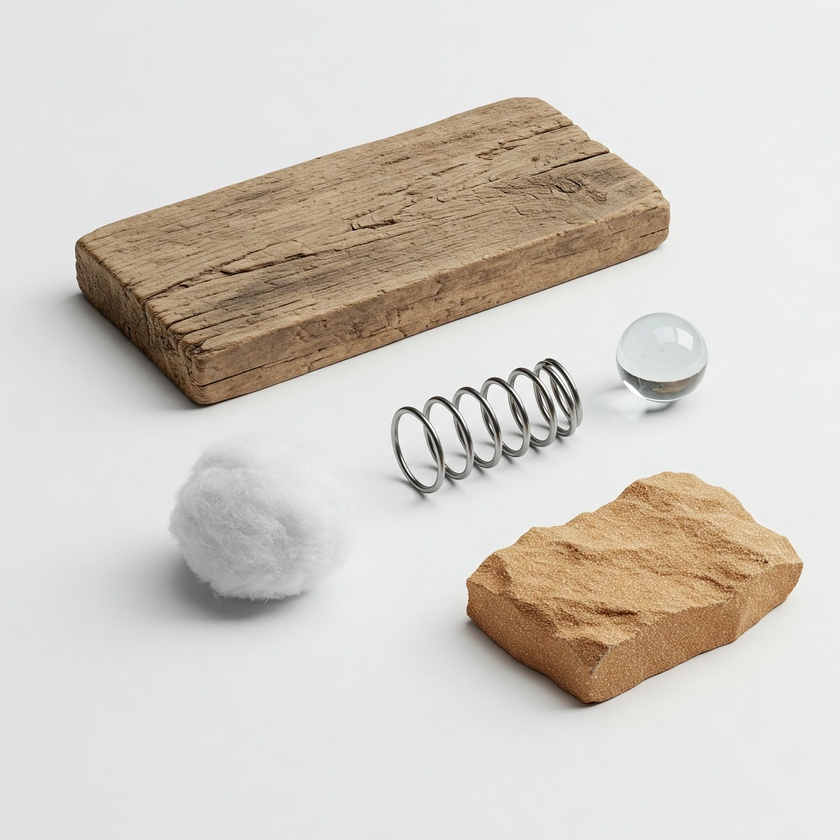
#> input picture week2_histograms_and_color_spaces/sample_images/foto1.jpeg, 840 x 840 px, shrunk from 2048 x 2048 before the run
$ python rgb_to_hsv_conversion.py
#> lines starting #> are read from the running program, lines starting #| are printed output that depends on the picture
from PIL import Image
import numpy as np
import matplotlib.pyplot as plt

# Path to your image file.
IMAGE_PATH = "sample_images/foto1.jpeg"

try:
    # Load the RGB image using Pillow
    rgb_image = Image.open(IMAGE_PATH).convert('RGB')  # Ensure it's in RGB mode
#> rgb_image is the input picture: PIL image 840x840 RGB; mean R, G, B 210.9, 205.4, 197.7

    if rgb_image is None:
        raise FileNotFoundError(f"Image not found or could not be opened: {IMAGE_PATH}")

    # --- Convert RGB to HSV using Pillow ---
    # Pillow's convert method makes this very easy!
    hsv_image = rgb_image.convert('HSV')
#> hsv_image: PIL image 840x840 HSV; mean H, S, V 65.4, 23.4, 212.1

    # --- Separate HSV channels for visualization ---
    # Although we have the hsv_image object, visualizing its channels requires
    # splitting them. We can convert to numpy array first for easier splitting.
    hsv_array = np.array(hsv_image)

    # H channel (Hue) - Represents the color type
    h_channel = hsv_array[:, :, 0]
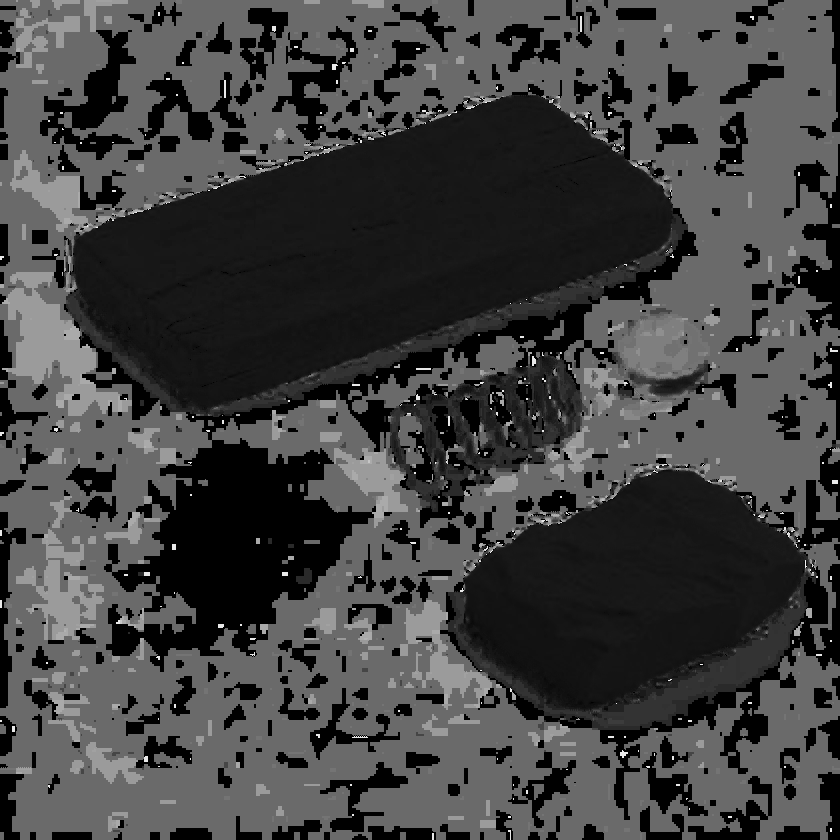
#> h_channel: shape (840, 840); min 0, max 250, mean 65.4
    # S channel (Saturation) - Represents the color purity/intensity
    s_channel = hsv_array[:, :, 1]
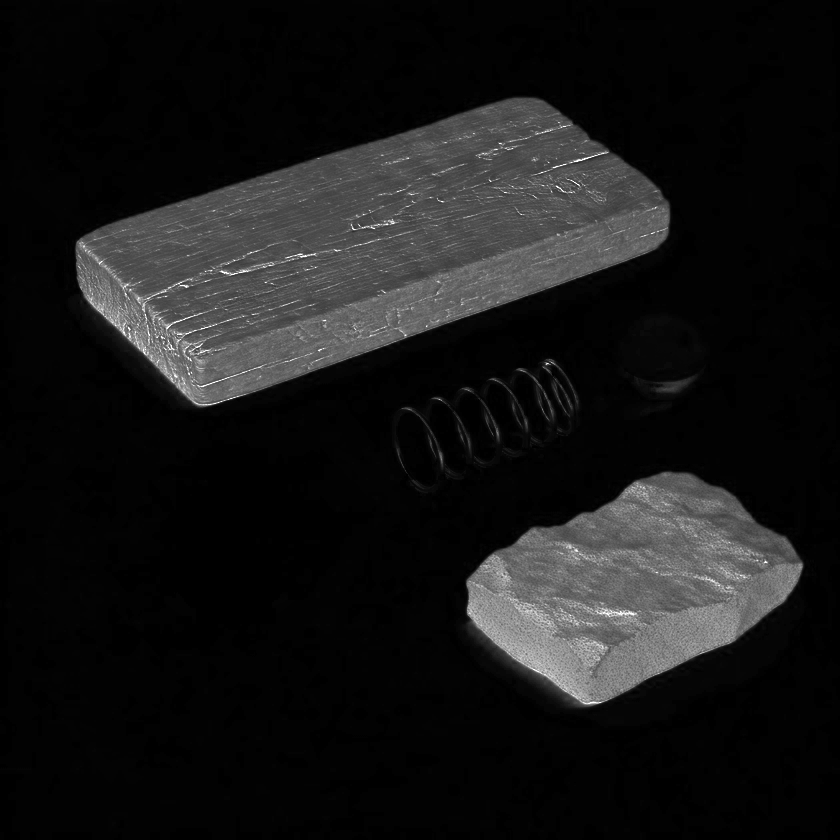
#> s_channel: shape (840, 840); min 0, max 255, mean 23.4
    # V channel (Value) - Represents the brightness
    v_channel = hsv_array[:, :, 2]
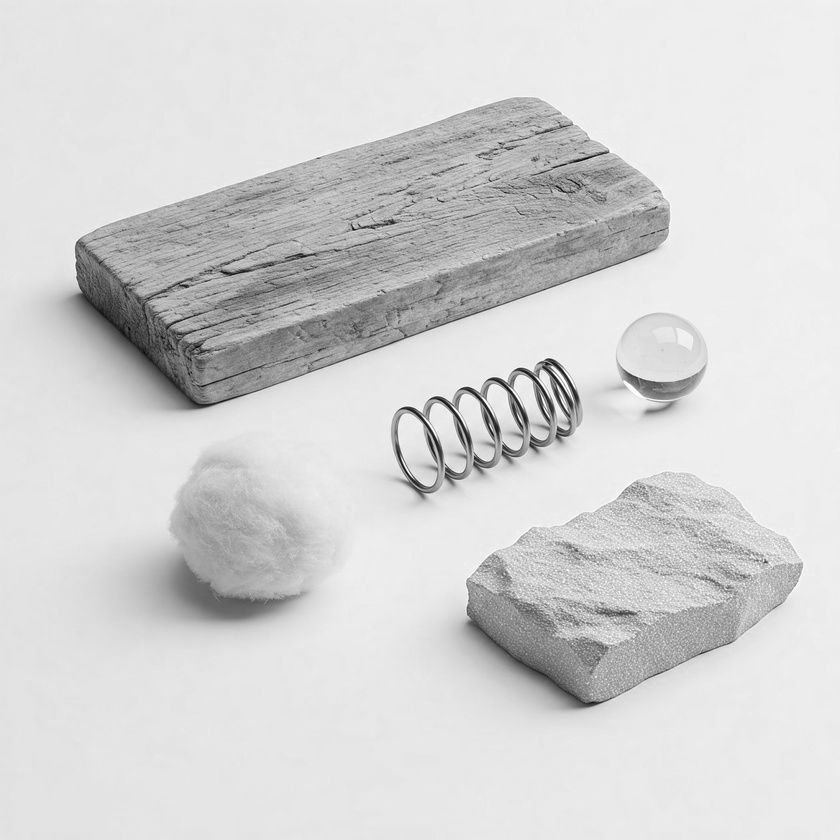
#> v_channel: shape (840, 840); min 8, max 255, mean 212.1

    print(f"Converted '{IMAGE_PATH}' from RGB to HSV color space.")
    print(f"Image dimensions (H, W, Channels): {hsv_array.shape}")
#| Image dimensions (H, W, Channels): (840, 840, 3)

    # --- Display results using Matplotlib in a 2x2 grid ---
    plt.figure(figsize=(10, 10))

    # 1. Original RGB Image
    plt.subplot(2, 2, 1)
    plt.imshow(rgb_image)  # Display original RGB
    plt.title('Original RGB Image')
    plt.axis('off')

    # 2. Hue Channel (H)
    plt.subplot(2, 2, 2)
    plt.imshow(h_channel, cmap='hsv')  # Use 'hsv' colormap for Hue visualization
    plt.title('Hue Channel (H)')
    plt.axis('off')

    # 3. Saturation Channel (S)
    plt.subplot(2, 2, 3)
    plt.imshow(s_channel, cmap='gray')  # Saturation is often viewed as grayscale intensity
    plt.title('Saturation Channel (S)')
    plt.axis('off')

    # 4. Value Channel (V)
    plt.subplot(2, 2, 4)
    plt.imshow(v_channel, cmap='gray')  # Value (brightness) is also viewed as grayscale
    plt.title('Value Channel (V)')
    plt.axis('off')

    plt.tight_layout()  # Adjust layout
    plt.show()  # Display the figure
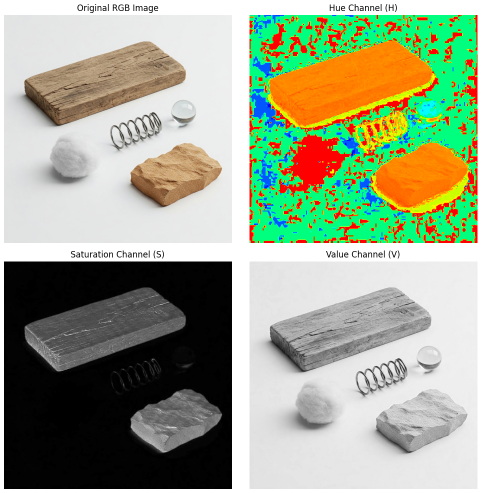
#> figure drawn by matplotlib, 4 panels

except FileNotFoundError as fnf_error:
    print(fnf_error)
except Exception as e:
    import traceback

    print(f"An unexpected error occurred: {e}")
    traceback.print_exc()

$ run again, with week2_histograms_and_color_spaces/sample_images/foto2.jpeg copied over week2_histograms_and_color_spaces/sample_images/foto1.jpeg
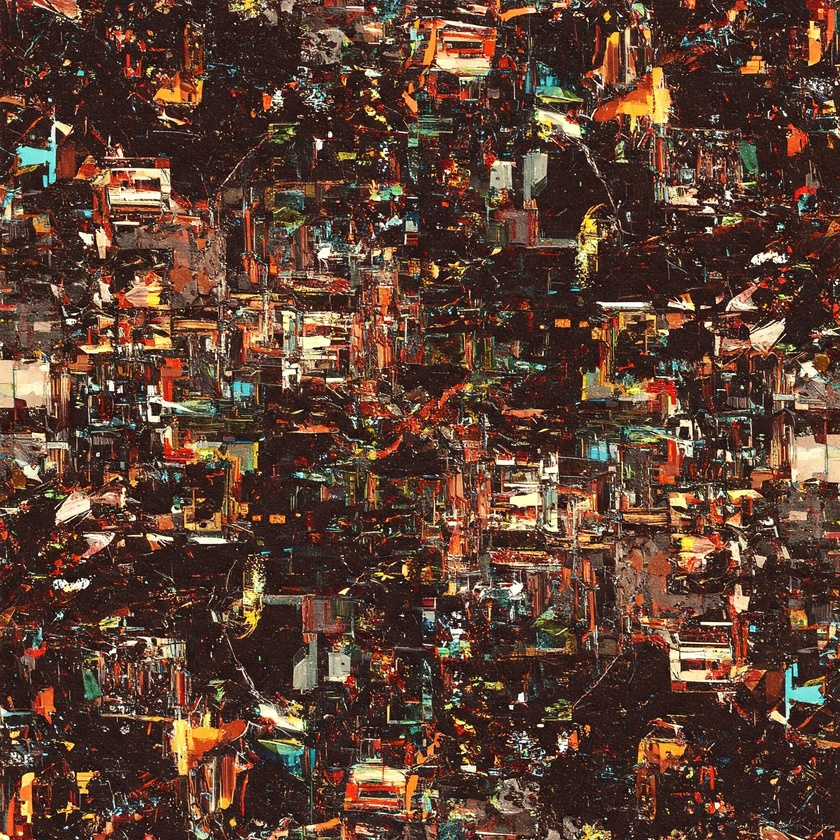
#> input picture week2_histograms_and_color_spaces/sample_images/foto2.jpeg, 840 x 840 px, shrunk from 2048 x 2048 before the run
#> rgb_image is the input picture: PIL image 840x840 RGB; mean R, G, B 93, 64.8, 50.8
#> hsv_image: PIL image 840x840 HSV; mean H, S, V 24.7, 125.3, 94
#> `v_channel = hsv_array[:, :, 2]`:
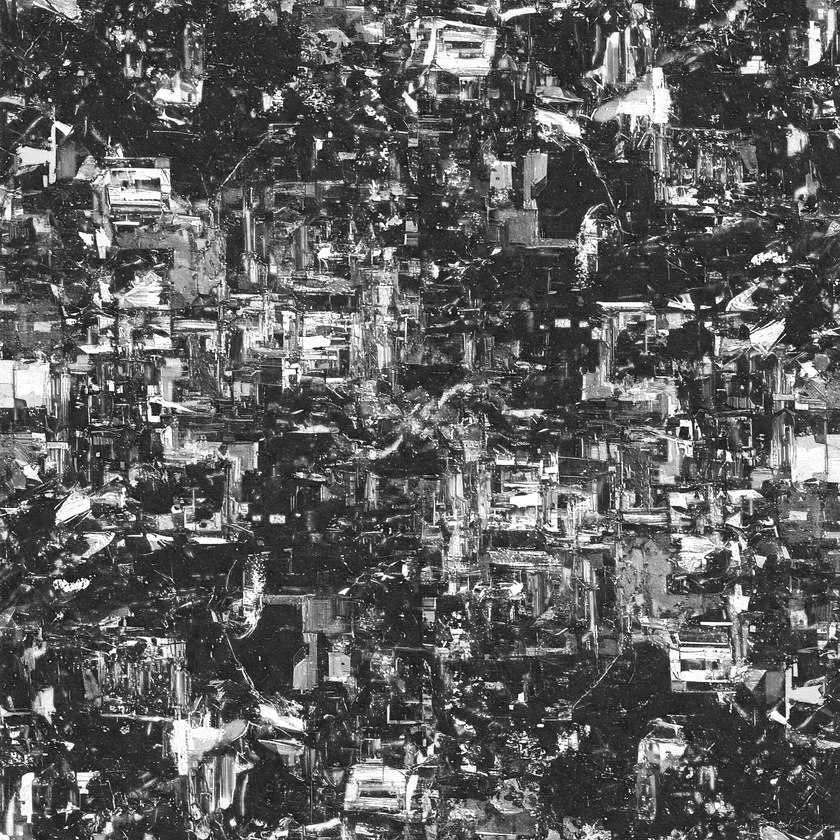
#> v_channel: shape (840, 840); min 3, max 255, mean 94
#| Image dimensions (H, W, Channels): (840, 840, 3)
#> `plt.show()`:
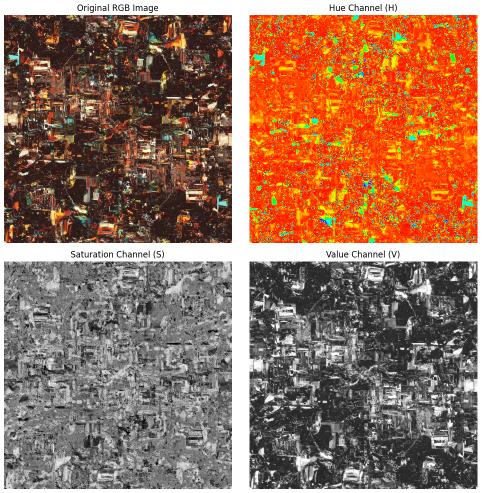
#> figure drawn by matplotlib, 4 panels
